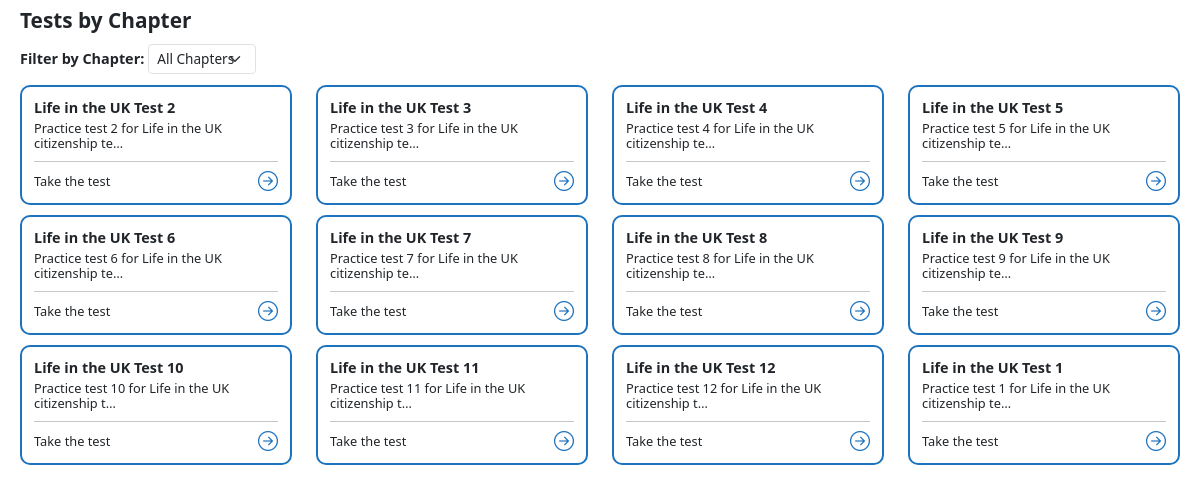
The app's page /page/tests-by-chapter/, older data.
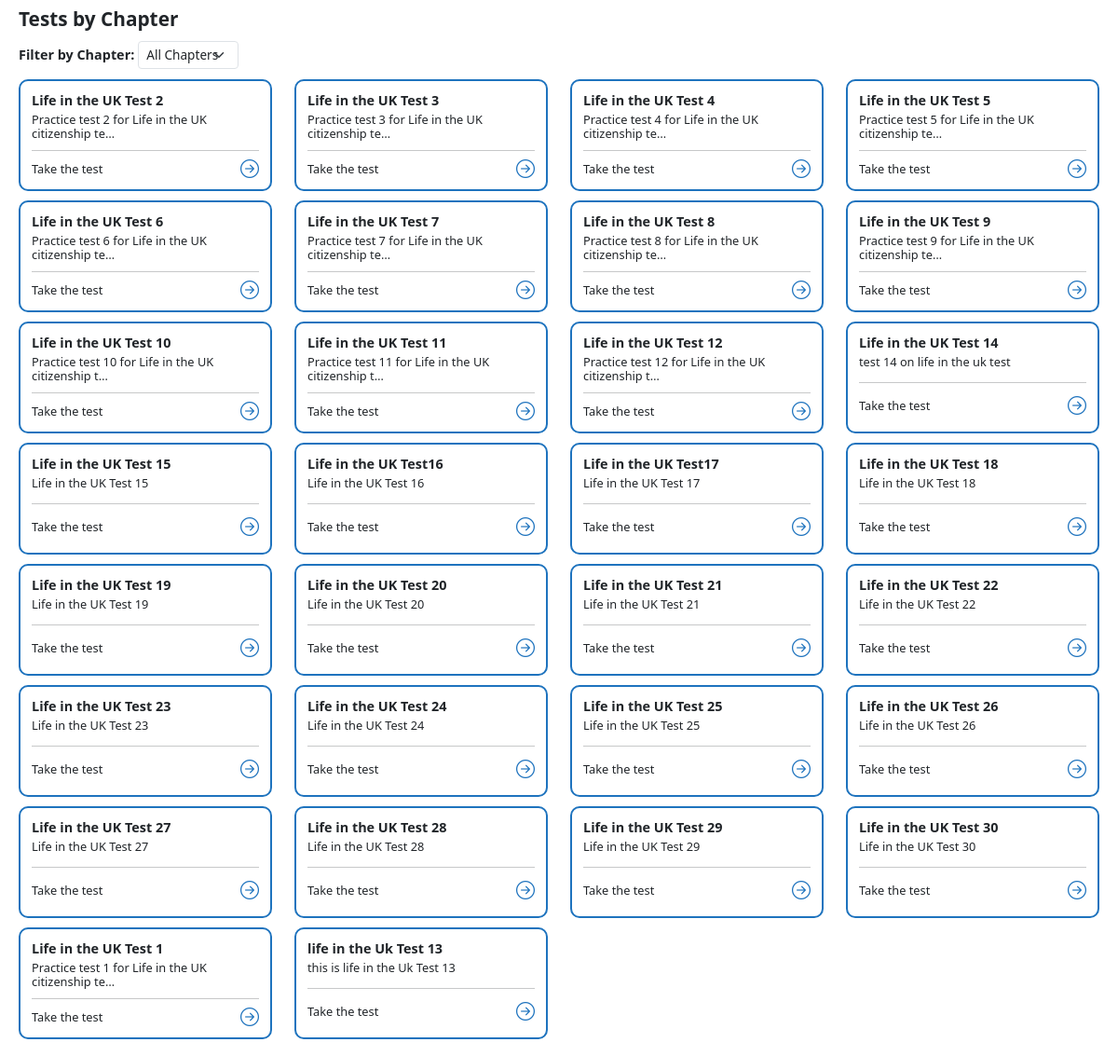
The same page, newer data.
### QtestApp/models.py (models this page shows, shortened)
class Test(models.Model):
    TEST_CATEGORIES = [
        ('chapter', 'Chapter Tests'),
        ('life_in_uk', 'Life in the UK Tests'),
        ('practice', 'Practice Tests'),
    ]
    category = models.CharField(max_length=20, choices=TEST_CATEGORIES, default='chapter')
    is_featured = models.BooleanField(default=False,null=True, blank=True)
    series_number = models.IntegerField(default=0, help_text="Test number in the series")
    title = models.CharField(max_length=200,null=True, blank=True)
    description = models.TextField(blank=True)
    chapter = models.IntegerField(default=True,null=True, blank=True)
    slug = models.SlugField(unique=True,null=True, blank=True)
    time_limit_minutes = models.IntegerField(default=45)
    is_active = models.BooleanField(default=True)
    created_at = models.DateTimeField(auto_now_add=True,null=True, blank=True)
    order = models.IntegerField(default=0,null=True, blank=True)  # For ordering tests
    class Meta:
        ordering = ['order', 'created_at']

### QtestApp/views.py (the view)
# urls.py: path('tests-by-chapter/', views.tests_by_chapter, name='tests_by_chapter'),
def tests_by_chapter(request):
    chapter_filter = request.GET.get('chapter')
    tests = Test.objects.filter(is_active=True).order_by('chapter', 'order', 'created_at')
    if chapter_filter:
        tests = tests.filter(chapter=chapter_filter)
    chapters = Test.objects.filter(is_active=True).values_list('chapter', flat=True).distinct().order_by('chapter')
    context = {
        'tests': tests,
        'chapters': chapters,
        'selected_chapter': chapter_filter,
    }
    return render(request, 'tests_by_chapter.html', context)

### template/tests_by_chapter.html (shortened to what this page needs)
{% load static %}
<!DOCTYPE html>
<html>
<head>
    <link href="https://cdn.jsdelivr.net/npm/bootstrap@5.3.0/dist/css/bootstrap.min.css" rel="stylesheet">
    <link rel="stylesheet" href="https://cdn.jsdelivr.net/npm/bootstrap-icons@1.10.5/font/bootstrap-icons.css">
</head>
<body class="p-2">
<div class="container">
    <h2 class="fw-bold mb-2" style="font-size: 1.3rem;">Tests by Chapter</h2>
    <form method="get" class="mb-2">
        <div class="row g-1 align-items-center">
            <div class="col-auto">
                <label for="chapter" class="col-form-label fw-bold" style="font-size: 0.9rem;">Filter by Chapter:</label>
            </div>
            <div class="col-auto">
                <select name="chapter" id="chapter" class="form-select form-select-sm" onchange="this.form.submit()" style="font-size: 0.85rem; padding: 0.25rem 0.5rem;">
                    <option value="">All Chapters</option>
                </select>
            </div>
        </div>
    </form>
    <div class="row">
        {% for test in tests %}
        <div class="col-12 col-sm-6 col-md-4 col-lg-3 col-xl-3">
            <div class="test-card d-flex flex-column justify-content-between">
                <div>
                    <h5 class="fw-bold">{{ test.title }}</h5>
                    {% if test.description %}
                        <p>{{ test.description|truncatechars:50 }}</p>
                    {% endif %}
                </div>
                <hr>
                <div class="d-flex justify-content-between align-items-center">
                    <p class="mb-0" style="font-size: 0.8rem;">Take the test</p>
                    <a href="{% url 'take_test' test.slug %}">
                        <i class="arrow-icon bi bi-arrow-right-circle"></i>
                    </a>
                </div>
            </div>
        </div>
        {% empty %}
            <p class="text-muted" style="font-size: 0.85rem;">No tests found for this chapter.</p>
        {% endfor %}
    </div>
</div>
</body>
</html>

### template/tests_by_chapter.html (style rules this page uses)
.test-card { border: 2px solid #1e73be; border-radius: 10px; padding: 12px; height: 120px; transition: 0.2s ease-in-out; margin-bottom: 10px; }
.arrow-icon { font-size: 20px; color: #1e73be; }
.test-card h5 { font-size: 0.9rem; margin-bottom: 0.3rem; line-height: 1.2; }
.test-card p { font-size: 0.8rem; margin-bottom: 0.3rem; line-height: 1.2; }
.test-card hr { margin: 0.3rem 0; }
.container { max-width: 1400px; }

Row changes from the older to the newer data that the page shows:
added Test: title "Life in the UK Test 14", description "test 14 on life in the uk test"
added Test: title "Life in the UK Test 15", description "Life in the UK Test 15"
added Test: title "Life in the UK Test16", description "Life in the UK Test 16"
added Test: title "Life in the UK Test17", description "Life in the UK Test 17"
added Test: title "Life in the UK Test 18", description "Life in the UK Test 18"
added Test: title "Life in the UK Test 19", description "Life in the UK Test 19"
added Test: title "Life in the UK Test 20", description "Life in the UK Test 20"
added Test: title "Life in the UK Test 21", description "Life in the UK Test 21"
added Test: title "Life in the UK Test 22", description "Life in the UK Test 22"
added Test: title "Life in the UK Test 23", description "Life in the UK Test 23"
added Test: title "Life in the UK Test 24", description "Life in the UK Test 24"
added Test: title "Life in the UK Test 25", description "Life in the UK Test 25"
added Test: title "Life in the UK Test 26", description "Life in the UK Test 26"
added Test: title "Life in the UK Test 27", description "Life in the UK Test 27"
added Test: title "Life in the UK Test 28", description "Life in the UK Test 28"
added Test: title "Life in the UK Test 29", description "Life in the UK Test 29"
added Test: title "Life in the UK Test 30", description "Life in the UK Test 30"
added Test: title "life in the Uk Test 13", description "this is life in the Uk Test 13"
